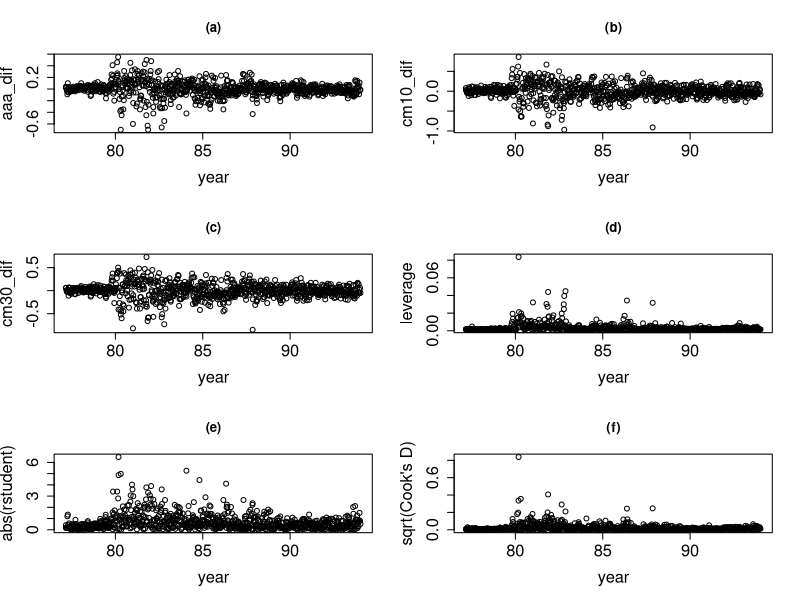

R code for this plot:
dat = read.table(file="WeekInt.txt",header=T)

attach(dat)
cm10_dif = diff( cm10 )
aaa_dif = diff( aaa )
cm30_dif = diff( cm30 )
ff_dif = diff( ff )
year2 = year + (month-1)/12 + (day-1)/253
n = length(year2)
year2 = year2[2:n]


fit1 = lm(aaa_dif ~ cm10_dif)
fit2 = lm(aaa_dif~cm10_dif+cm30_dif)
fit3 = lm(aaa_dif~cm10_dif+cm30_dif+ff_dif)

postscript("weeklyInt_regr_diag.ps")
par(mfrow=c(3,2))
plot(year2,aaa_dif,xlab="year",cex.axis=1.5,cex.lab=1.5,main="(a)")
plot(year2,cm10_dif,xlab="year",cex.axis=1.5,cex.lab=1.5,main="(b)")

plot(year2,cm30_dif,xlab="year",cex.axis=1.5,cex.lab=1.5,main="(c)")

plot(year2,hatvalues(fit2),xlab="year",cex.axis=1.5,cex.lab=1.5,
   ylab="leverage",main="(d)")

plot(year2,abs(rstudent(fit2)),xlab="year",cex.axis=1.5,cex.lab=1.5,
   ylab="abs(rstudent)",main="(e)")

plot(year2,sqrt(cooks.distance(fit2)),xlab="year",cex.axis=1.5,cex.lab=1.5,
   ylab="sqrt(Cook's D)",main="(f)")

graphics.off()
